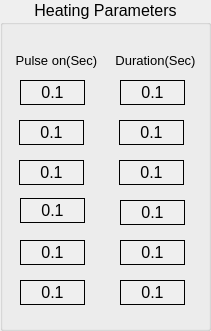
  <widget class="QGroupBox" name="groupBox_2" >
   <property name="geometry" >
    <rect>
     <x>620</x>
     <y>100</y>
     <width>211</width>
     <height>331</height>
    </rect>
   </property>
   <property name="palette" >
    <palette>
     <active>
      <colorrole role="Light" >
       <brush brushstyle="SolidPattern" >
        <color alpha="255" >
         <red>255</red>
         <green>0</green>
         <blue>0</blue>
        </color>
       </brush>
      </colorrole>
     </active>
     <inactive>
      <colorrole role="Light" >
       <brush brushstyle="SolidPattern" >
        <color alpha="255" >
         <red>255</red>
         <green>0</green>
         <blue>0</blue>
        </color>
       </brush>
      </colorrole>
     </inactive>
     <disabled>
      <colorrole role="Light" >
       <brush brushstyle="SolidPattern" >
        <color alpha="255" >
         <red>255</red>
         <green>0</green>
         <blue>0</blue>
        </color>
       </brush>
      </colorrole>
     </disabled>
    </palette>
   </property>
   <property name="font" >
    <font>
     <pointsize>12</pointsize>
    </font>
   </property>
   <property name="title" >
    <string>Heating Parameters</string>
   </property>
   <property name="alignment" >
    <set>Qt::AlignHCenter</set>
   </property>
   <widget class="QLabel" name="label_22" >
    <property name="geometry" >
     <rect>
      <x>11</x>
      <y>50</y>
      <width>91</width>
      <height>21</height>
     </rect>
    </property>
    <property name="font" >
     <font>
      <pointsize>10</pointsize>
     </font>
    </property>
    <property name="text" >
     <string>Pulse on(Sec)</string>
    </property>
    <property name="alignment" >
     <set>Qt::AlignCenter</set>
    </property>
   </widget>
   <widget class="QLabel" name="label_24" >
    <property name="geometry" >
     <rect>
      <x>110</x>
      <y>50</y>
      <width>91</width>
      <height>21</height>
     </rect>
    </property>
    <property name="font" >
     <font>
      <pointsize>10</pointsize>
     </font>
    </property>
    <property name="text" >
     <string>Duration(Sec)</string>
    </property>
    <property name="alignment" >
     <set>Qt::AlignCenter</set>
    </property>
   </widget>
   <widget class="CALabel" name="caLabel_19" >
    <property name="geometry" >
     <rect>
      <x>20</x>
      <y>80</y>
      <width>65</width>
      <height>25</height>
     </rect>
    </property>
    <property name="font" >
     <font>
      <pointsize>12</pointsize>
     </font>
    </property>
    <property name="autoFillBackground" >
     <bool>true</bool>
    </property>
    <property name="frameShape" >
     <enum>QFrame::Box</enum>
    </property>
    <property name="text" >
     <string>0.1</string>
    </property>
    <property name="alignment" >
     <set>Qt::AlignCenter</set>
    </property>
    <property name="pvname" >
     <string>NB11_KSTAR_OPR_PULSE_START</string>
    </property>
    <property name="dmode" stdset="0" >
     <enum>CALabel::Choice</enum>
    </property>
    <property name="ttdmode" stdset="0" >
     <enum>CALabel::Hide</enum>
    </property>
    <property name="dbrequest" stdset="0" >
     <enum>CALabel::DBRGSTR</enum>
    </property>
   </widget>
   <widget class="CALabel" name="caLabel_20" >
    <property name="geometry" >
     <rect>
      <x>120</x>
      <y>80</y>
      <width>65</width>
      <height>25</height>
     </rect>
    </property>
    <property name="font" >
     <font>
      <pointsize>12</pointsize>
     </font>
    </property>
    <property name="autoFillBackground" >
     <bool>true</bool>
    </property>
    <property name="frameShape" >
     <enum>QFrame::Box</enum>
    </property>
    <property name="text" >
     <string>0.1</string>
    </property>
    <property name="alignment" >
     <set>Qt::AlignCenter</set>
    </property>
    <property name="pvname" >
     <string>NB1_PARAM_BEAM_PW</string>
    </property>
    <property name="dmode" stdset="0" >
     <enum>CALabel::Double</enum>
    </property>
    <property name="ttdmode" stdset="0" >
     <enum>CALabel::Hide</enum>
    </property>
    <property name="dbrequest" stdset="0" >
     <enum>CALabel::DBRGSTR</enum>
    </property>
   </widget>
   <widget class="CALabel" name="caLabel_21" >
    <property name="geometry" >
     <rect>
      <x>119</x>
      <y>120</y>
      <width>65</width>
      <height>25</height>
     </rect>
    </property>
    <property name="font" >
     <font>
      <pointsize>12</pointsize>
     </font>
    </property>
    <property name="autoFillBackground" >
     <bool>true</bool>
    </property>
    <property name="frameShape" >
     <enum>QFrame::Box</enum>
    </property>
    <property name="text" >
     <string>0.1</string>
    </property>
    <property name="alignment" >
     <set>Qt::AlignCenter</set>
    </property>
    <property name="pvname" >
     <string>NB1_PARAM2_BEAM_PW</string>
    </property>
    <property name="dmode" stdset="0" >
     <enum>CALabel::Double</enum>
    </property>
    <property name="ttdmode" stdset="0" >
     <enum>CALabel::Hide</enum>
    </property>
    <property name="dbrequest" stdset="0" >
     <enum>CALabel::DBRGSTR</enum>
    </property>
   </widget>
   <widget class="CALabel" name="caLabel_22" >
    <property name="geometry" >
     <rect>
      <x>19</x>
      <y>120</y>
      <width>65</width>
      <height>25</height>
     </rect>
    </property>
    <property name="font" >
     <font>
      <pointsize>12</pointsize>
     </font>
    </property>
    <property name="autoFillBackground" >
     <bool>true</bool>
    </property>
    <property name="frameShape" >
     <enum>QFrame::Box</enum>
    </property>
    <property name="text" >
     <string>0.1</string>
    </property>
    <property name="alignment" >
     <set>Qt::AlignCenter</set>
    </property>
    <property name="pvname" >
     <string>NB12_KSTAR_OPR_PULSE_START</string>
    </property>
    <property name="dmode" stdset="0" >
     <enum>CALabel::Choice</enum>
    </property>
    <property name="ttdmode" stdset="0" >
     <enum>CALabel::Hide</enum>
    </property>
    <property name="dbrequest" stdset="0" >
     <enum>CALabel::DBRGSTR</enum>
    </property>
   </widget>
   <widget class="CALabel" name="caLabel_23" >
    <property name="geometry" >
     <rect>
      <x>119</x>
      <y>160</y>
      <width>65</width>
      <height>25</height>
     </rect>
    </property>
    <property name="font" >
     <font>
      <pointsize>12</pointsize>
     </font>
    </property>
    <property name="autoFillBackground" >
     <bool>true</bool>
    </property>
    <property name="frameShape" >
     <enum>QFrame::Box</enum>
    </property>
    <property name="text" >
     <string>0.1</string>
    </property>
    <property name="alignment" >
     <set>Qt::AlignCenter</set>
    </property>
    <property name="pvname" >
     <string>ECH_HV_PULSE_LENGTH</string>
    </property>
    <property name="dmode" stdset="0" >
     <enum>CALabel::Double</enum>
    </property>
    <property name="ttdmode" stdset="0" >
     <enum>CALabel::Hide</enum>
    </property>
    <property name="dbrequest" stdset="0" >
     <enum>CALabel::DBRGSTR</enum>
    </property>
   </widget>
   <widget class="CALabel" name="caLabel_24" >
    <property name="geometry" >
     <rect>
      <x>19</x>
      <y>160</y>
      <width>65</width>
      <height>25</height>
     </rect>
    </property>
    <property name="font" >
     <font>
      <pointsize>12</pointsize>
     </font>
    </property>
    <property name="autoFillBackground" >
     <bool>true</bool>
    </property>
    <property name="frameShape" >
     <enum>QFrame::Box</enum>
    </property>
    <property name="text" >
     <string>0.1</string>
    </property>
    <property name="alignment" >
     <set>Qt::AlignCenter</set>
    </property>
    <property name="pvname" >
     <string>ECH_HV_PULSE_START</string>
    </property>
    <property name="dmode" stdset="0" >
     <enum>CALabel::Choice</enum>
    </property>
    <property name="ttdmode" stdset="0" >
     <enum>CALabel::Hide</enum>
    </property>
    <property name="dbrequest" stdset="0" >
     <enum>CALabel::DBRGSTR</enum>
    </property>
   </widget>
   <widget class="CALabel" name="caLabel_25" >
    <property name="geometry" >
     <rect>
      <x>120</x>
      <y>200</y>
      <width>65</width>
      <height>25</height>
     </rect>
    </property>
    <property name="font" >
     <font>
      <pointsize>12</pointsize>
     </font>
    </property>
    <property name="autoFillBackground" >
     <bool>true</bool>
    </property>
    <property name="frameShape" >
     <enum>QFrame::Box</enum>
    </property>
    <property name="text" >
     <string>0.1</string>
    </property>
    <property name="alignment" >
     <set>Qt::AlignCenter</set>
    </property>
    <property name="pvname" >
     <string>EC1_LTU_RF_PULSE</string>
    </property>
    <property name="dmode" stdset="0" >
     <enum>CALabel::Double</enum>
    </property>
    <property name="ttdmode" stdset="0" >
     <enum>CALabel::Hide</enum>
    </property>
    <property name="dbrequest" stdset="0" >
     <enum>CALabel::DBRGSTR</enum>
    </property>
   </widget>
   <widget class="CALabel" name="caLabel_26" >
    <property name="geometry" >
     <rect>
      <x>20</x>
      <y>198</y>
      <width>65</width>
      <height>25</height>
     </rect>
    </property>
    <property name="font" >
     <font>
      <pointsize>12</pointsize>
     </font>
    </property>
    <property name="autoFillBackground" >
     <bool>true</bool>
    </property>
    <property name="frameShape" >
     <enum>QFrame::Box</enum>
    </property>
    <property name="text" >
     <string>0.1</string>
    </property>
    <property name="alignment" >
     <set>Qt::AlignCenter</set>
    </property>
    <property name="pvname" >
     <string>EC1_LTU_RF_ON</string>
    </property>
    <property name="dmode" stdset="0" >
     <enum>CALabel::Choice</enum>
    </property>
    <property name="ttdmode" stdset="0" >
     <enum>CALabel::Hide</enum>
    </property>
    <property name="dbrequest" stdset="0" >
     <enum>CALabel::DBRGSTR</enum>
    </property>
   </widget>
   <widget class="CALabel" name="caLabel_27" >
    <property name="geometry" >
     <rect>
      <x>20</x>
      <y>240</y>
      <width>65</width>
      <height>25</height>
     </rect>
    </property>
    <property name="font" >
     <font>
      <pointsize>12</pointsize>
     </font>
    </property>
    <property name="autoFillBackground" >
     <bool>true</bool>
    </property>
    <property name="frameShape" >
     <enum>QFrame::Box</enum>
    </property>
    <property name="text" >
     <string>0.1</string>
    </property>
    <property name="alignment" >
     <set>Qt::AlignCenter</set>
    </property>
    <property name="pvname" >
     <string>LH1_RF_ON_TIME</string>
    </property>
    <property name="dmode" stdset="0" >
     <enum>CALabel::Choice</enum>
    </property>
    <property name="ttdmode" stdset="0" >
     <enum>CALabel::Hide</enum>
    </property>
    <property name="dbrequest" stdset="0" >
     <enum>CALabel::DBRGSTR</enum>
    </property>
   </widget>
   <widget class="CALabel" name="caLabel_28" >
    <property name="geometry" >
     <rect>
      <x>120</x>
      <y>240</y>
      <width>65</width>
      <height>25</height>
     </rect>
    </property>
    <property name="font" >
     <font>
      <pointsize>12</pointsize>
     </font>
    </property>
    <property name="autoFillBackground" >
     <bool>true</bool>
    </property>
    <property name="frameShape" >
     <enum>QFrame::Box</enum>
    </property>
    <property name="text" >
     <string>0.1</string>
    </property>
    <property name="alignment" >
     <set>Qt::AlignCenter</set>
    </property>
    <property name="pvname" >
     <string>LH1_RFK_PULSE_CMD</string>
    </property>
    <property name="dmode" stdset="0" >
     <enum>CALabel::Double</enum>
    </property>
    <property name="ttdmode" stdset="0" >
     <enum>CALabel::Hide</enum>
    </property>
    <property name="dbrequest" stdset="0" >
     <enum>CALabel::DBRGSTR</enum>
    </property>
   </widget>
   <widget class="CALabel" name="caLabel_29" >
    <property name="geometry" >
     <rect>
      <x>20</x>
      <y>280</y>
      <width>65</width>
      <height>25</height>
     </rect>
    </property>
    <property name="font" >
     <font>
      <pointsize>12</pointsize>
     </font>
    </property>
    <property name="autoFillBackground" >
     <bool>true</bool>
    </property>
    <property name="frameShape" >
     <enum>QFrame::Box</enum>
    </property>
    <property name="text" >
     <string>0.1</string>
    </property>
    <property name="alignment" >
     <set>Qt::AlignCenter</set>
    </property>
    <property name="pvname" >
     <string>DEVOPI01_PULSEON_ICRF</string>
    </property>
    <property name="dmode" stdset="0" >
     <enum>CALabel::Choice</enum>
    </property>
    <property name="ttdmode" stdset="0" >
     <enum>CALabel::Hide</enum>
    </property>
    <property name="dbrequest" stdset="0" >
     <enum>CALabel::DBRGSTR</enum>
    </property>
   </widget>
   <widget class="CALabel" name="caLabel_30" >
    <property name="geometry" >
     <rect>
      <x>120</x>
      <y>280</y>
      <width>65</width>
      <height>25</height>
     </rect>
    </property>
    <property name="font" >
     <font>
      <pointsize>12</pointsize>
     </font>
    </property>
    <property name="autoFillBackground" >
     <bool>true</bool>
    </property>
    <property name="frameShape" >
     <enum>QFrame::Box</enum>
    </property>
    <property name="text" >
     <string>0.1</string>
    </property>
    <property name="alignment" >
     <set>Qt::AlignCenter</set>
    </property>
    <property name="pvname" >
     <string>DEVOPI01_DURA_ICRF</string>
    </property>
    <property name="dmode" stdset="0" >
     <enum>CALabel::Double</enum>
    </property>
    <property name="ttdmode" stdset="0" >
     <enum>CALabel::Hide</enum>
    </property>
    <property name="dbrequest" stdset="0" >
     <enum>CALabel::DBRGSTR</enum>
    </property>
   </widget>
  </widget>
